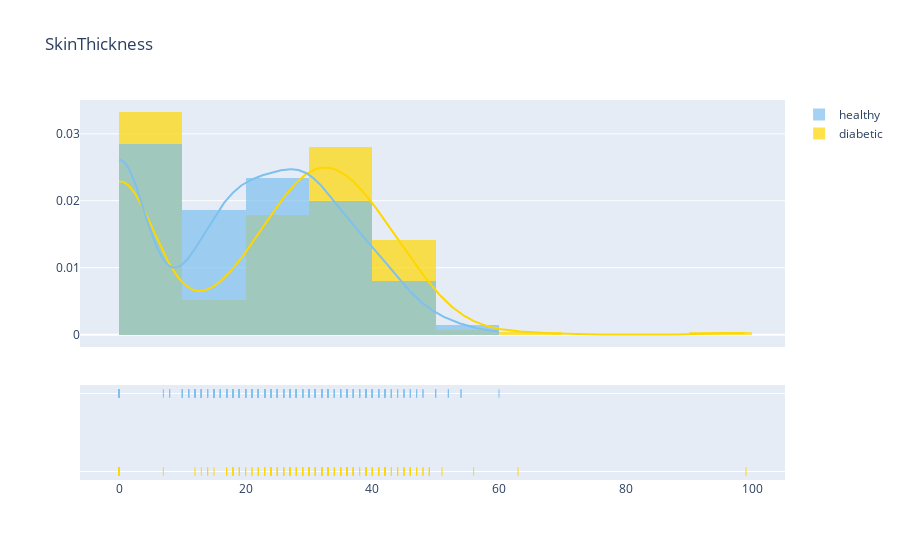

The code cell stored with this chart in its notebook:
### Markdown cell above
* ** SkinThickness** : Triceps skin fold thickness (mm)

### Code cell
plot_distribution('SkinThickness', 10)

### Figure 1 — Plotly figure (JSON) as saved in the notebook; plotly's stock layout.template omitted (floating-point values rounded to 4 significant figures; data arrays with more than 128 entries replaced by an {"elided": "..."} marker saying what was removed)
{"data": [{"histnorm": "probability density", "legendgroup": "diabetic", "marker": {"color": "#FFD700"}, "name": "diabetic", "opacity": 0.7, "type": "histogram", "x": {"elided": "268 int values"}, "xaxis": "x", "xbins": {"end": 99, "size": 10, "start": 0}, "yaxis": "y"}, {"histnorm": "probability density", "legendgroup": "healthy", "marker": {"color": "#7EC0EE"}, "name": "healthy", "opacity": 0.7, "type": "histogram", "x": {"elided": "500 int values"}, "xaxis": "x", "xbins": {"end": 60, "size": 10, "start": 0}, "yaxis": "y"}, {"legendgroup": "diabetic", "marker": {"color": "#FFD700"}, "mode": "lines", "name": "diabetic", "showlegend": false, "type": "scatter", "x": {"elided": "500 float values"}, "xaxis": "x", "y": {"elided": "500 float values"}, "yaxis": "y"}, {"legendgroup": "healthy", "marker": {"color": "#7EC0EE"}, "mode": "lines", "name": "healthy", "showlegend": false, "type": "scatter", "x": {"elided": "500 float values"}, "xaxis": "x", "y": {"elided": "500 float values"}, "yaxis": "y"}, {"legendgroup": "diabetic", "marker": {"color": "#FFD700", "symbol": "line-ns-open"}, "mode": "markers", "name": "diabetic", "showlegend": false, "type": "scatter", "x": {"elided": "268 int values"}, "xaxis": "x", "y": {"elided": "268 str values"}, "yaxis": "y2"}, {"legendgroup": "healthy", "marker": {"color": "#7EC0EE", "symbol": "line-ns-open"}, "mode": "markers", "name": "healthy", "showlegend": false, "type": "scatter", "x": {"elided": "500 int values"}, "xaxis": "x", "y": {"elided": "500 str values"}, "yaxis": "y2"}], "layout": {"autosize": true, "barmode": "overlay", "hovermode": "closest", "legend": {"traceorder": "reversed"}, "title": {"text": "SkinThickness"}, "xaxis": {"anchor": "y2", "autorange": true, "domain": [0, 1], "range": [-6.015, 105.0], "type": "linear", "zeroline": false}, "yaxis": {"anchor": "free", "autorange": true, "domain": [0.35, 1], "position": 0, "range": [-0.001841, 0.03505], "type": "linear"}, "yaxis2": {"anchor": "x", "autorange": true, "domain": [0, 0.25], "dtick": 1, "range": [-0.1818, 1.182], "showticklabels": false, "type": "category"}}}
